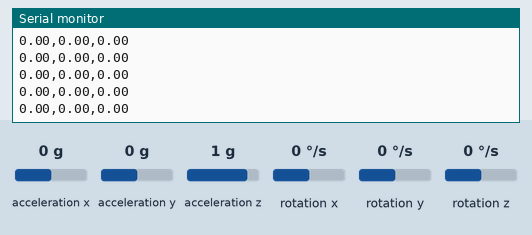
The sketch below on a simulated ESP32. Parts: the last lines printed to the serial monitor. Inputs (shaded band) come from the test bench; at power-on: acceleration x 0 g, rotation z 0 °/s, acceleration y 0 g, acceleration z 1 g, rotation x 0 °/s, rotation y 0 °/s.

Above: at 3.2 s.
3.3 s: acceleration x set to -1.4 g
At 3.9 s:
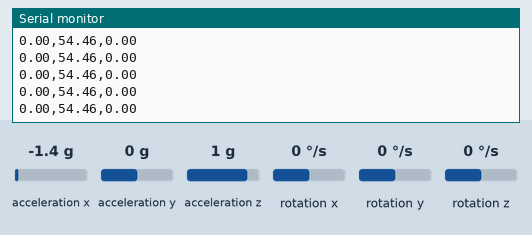
4.8 s: rotation z set to -192 °/s
At 5.7 s:
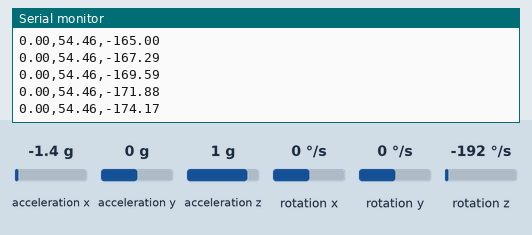
7.8 s: acceleration y set to -1.4 g
At 8.9 s:
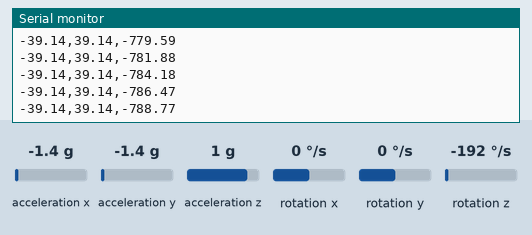
9.3 s: acceleration z set to -1.4 g
At 9.8 s:
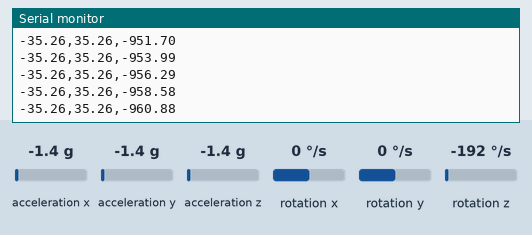
Timing chart, 0 to 11.8 s (numbered marks = the images above; inputs shaded):
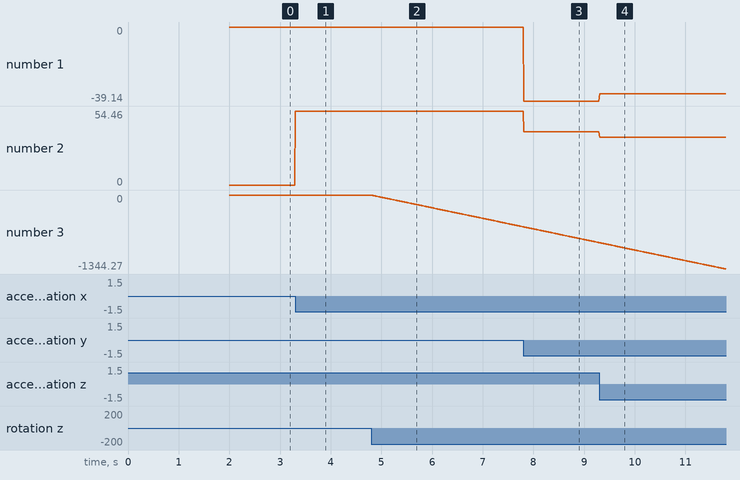

Measured:
- after the input at 3.3 s, the serial monitor: prints a new line at once (image 1)
- after the input at 4.8 s, the serial monitor: prints a new line at once (image 2)
- plotted number 2: 0 → 54.46 after the input at 3.3 s
- plotted number 3: 0 → -577.65 after the input at 4.8 s

The sketch:

sketch_sep7d.ino
```cpp
#include <Wire.h>
#include <MPU6050_light.h>

MPU6050 mpu(Wire);

float roll, pitch, yaw;

void setup() {
  Serial.begin(115200);  // Start serial communication

  Wire.begin(21, 22);    // ESP32: SDA = GPIO 21, SCL = GPIO 22

  byte status = mpu.begin();  // Initialize MPU6050

  if (status != 0) {
    Serial.print("MPU6050 initialization failed. Status: ");
    Serial.println(status);

    while (1) {
      delay(100);
    }
  }

  Serial.println("MPU6050 connected.");

  delay(1000);

  Serial.println("Keep MPU6050 STILL - calibrating...");
  mpu.calcOffsets();      // Keep sensor STILL during calibration
  Serial.println("Calibration complete.");
}

void loop() {
  mpu.update();           // Read latest sensor values

  roll  = mpu.getAngleX();
  pitch = mpu.getAngleY();
  yaw   = mpu.getAngleZ();

  // Send values over USB as: roll,pitch,yaw
  Serial.print(roll);
  Serial.print(',');

  Serial.print(pitch);
  Serial.print(',');

  Serial.println(yaw);

  delay(10);              // Wait 10ms before next reading
}
```
